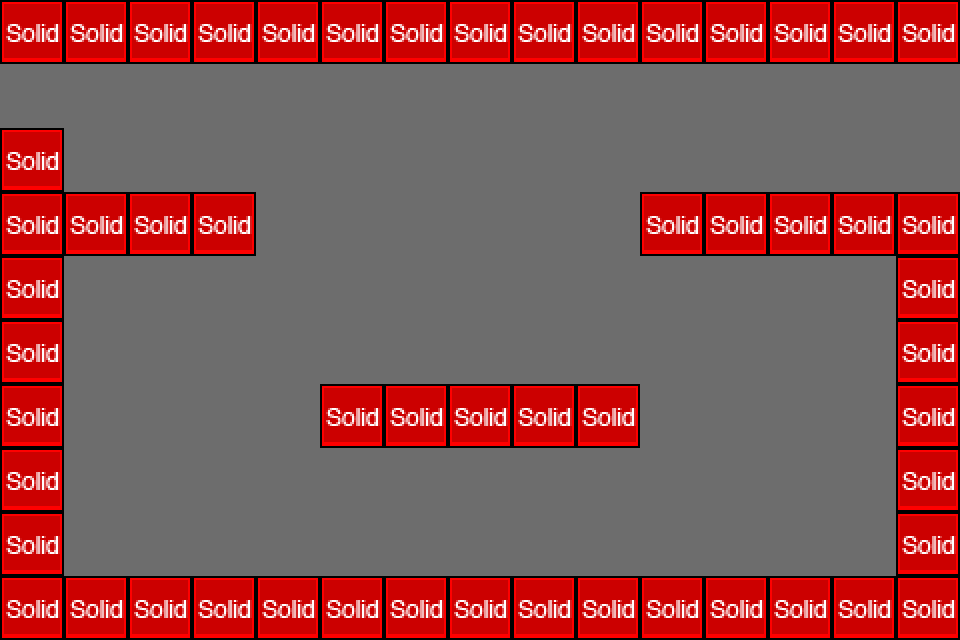

Below is a game level as drawn by its tile map, then a one-line description and the .tmx that defines it (tile-layer data replaced by summaries):
An orthogonal 15x10 tile map with 64x64 px tiles, 2 tile layers (foreground, collision), 2 tilesets and 13 objects (3x Coin, 2x Down, Rock, Up, Arrow, ...).

<map version="1.0" orientation="orthogonal" width="15" height="10" tilewidth="64" tileheight="64" backgroundcolor="#6d6d6d">
 <properties>
  <property name="gravity" value="down" />
 </properties>
 <tileset firstgid="1" name="sand" tilewidth="64" tileheight="64">
  <image source="../img/map/sand-tiles-64x64.png" width="256" height="320" />
 </tileset>
 <tileset firstgid="21" name="metatiles" tilewidth="64" tileheight="64">
  <image source="../img/map/metatiles-64x64.png" width="320" height="64" />
  <tile id="0">
   <properties>
    <property name="type" value="solid" />
   </properties>
  </tile>
  <tile id="1">
   <properties>
    <property name="type" value="plataform" />
   </properties>
  </tile>
  <tile id="2">
   <properties>
    <property name="type" value="lslope" />
   </properties>
  </tile>
  <tile id="3">
   <properties>
    <property name="type" value="rslope" />
   </properties>
  </tile>
  <tile id="4">
   <properties>
    <property name="type" value="ladder" />
   </properties>
  </tile>
 </tileset>
 <imagelayer name="background" width="15" height="10">
  <image source="background01" />
 </imagelayer>
 <imagelayer name="foreground" width="15" height="10">
  <image source="foreground01" />
 </imagelayer>
 <layer name="foreground" width="15" height="10">
  <data>[150 cells, 53 non-empty, 18 distinct tile ids]</data>
 </layer>
 <layer name="collision" width="15" height="10">
  <data>[150 cells, 55 non-empty, 1 distinct tile ids]</data>
 </layer>
 <objectgroup name="objects" width="15" height="10">
  <object name="Rock" x="64" y="83" width="64" height="101">
   <properties>
    <property name="image" value="player-96x102" />
    <property name="spriteheight" value="102" />
    <property name="spritewidth" value="96" />
   </properties>
  </object>
  <object name="Coin" x="448" y="448" width="64" height="64" />
  <object name="Up" x="64" y="512" width="64" height="64" />
  <object name="Down" x="704" y="128" width="64" height="64" />
  <object name="Arrow" x="870" y="96" width="64" height="64">
   <properties>
    <property name="to" value="demo" />
   </properties>
  </object>
  <object name="Coin" x="512" y="448" width="64" height="64" />
  <object name="Coin" x="576" y="448" width="64" height="64" />
  <object name="Shell" x="192" y="512" width="64" height="64" />
  <object name="Down" x="256" y="192" width="64" height="64" />
  <object name="Lock" x="576" y="320" width="64" height="64" />
  <object name="Detonator" x="192" y="128" width="64" height="64" />
  <object name="Bomb" x="256" y="384" width="64" height="64" />
  <object name="Key" x="448" y="320" width="64" height="64" />
 </objectgroup>
</map>
